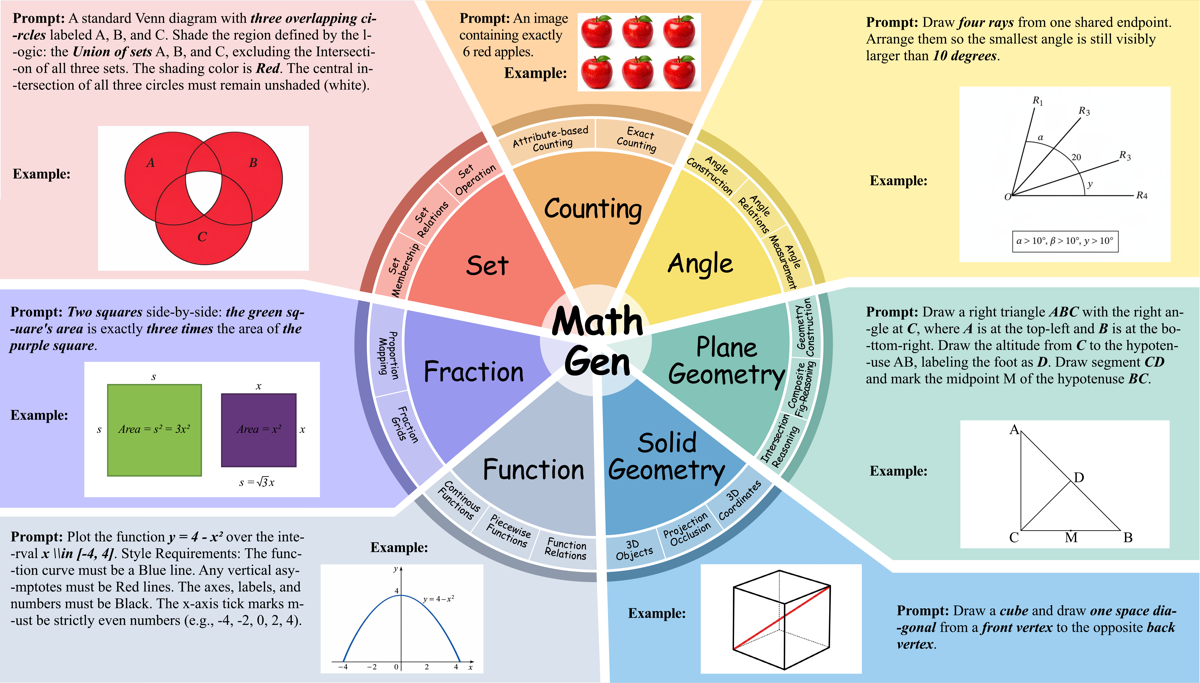
#> input picture assets/7domains.png, 1200 x 683 px
$ python open_scene_60.py --image ../../../assets/7domains.png
#> lines starting #> are read from the running program, lines starting #| are printed output that depends on the picture
### data/evaluate_script/open_scene/open_scene_common.py
import math
import re
from itertools import combinations
from typing import Dict, List, Tuple

import cv2
import numpy as np


def _read_image(image_path: str):
    img = cv2.imread(image_path)
    if img is None:
        return None, {"image_readable": False}, {}
    gray = cv2.cvtColor(img, cv2.COLOR_BGR2GRAY)
    ink = float((gray < 245).mean())
    return img, {"image_readable": True, "foreground_present": ink > 0.005}, {"ink_ratio": ink}


def _result(case_id: int, source_topic: str, criteria: Dict[str, bool], meta: Dict[str, object]):
    clean = {k: bool(v) for k, v in criteria.items()}
    return {
        "id": case_id,
        "source_topic": source_topic,
        "passed": all(clean.values()),
        "criteria": clean,
        "meta": meta,
    }


def _hsv_mask(img, color: str):
    hsv = cv2.cvtColor(img, cv2.COLOR_BGR2HSV)
    color = color.lower()
    if color == "red":
        return cv2.bitwise_or(
            cv2.inRange(hsv, np.array([0, 80, 50]), np.array([12, 255, 255])),
            cv2.inRange(hsv, np.array([168, 80, 50]), np.array([179, 255, 255])),
        )
    if color == "green":
        return cv2.inRange(hsv, np.array([35, 50, 40]), np.array([90, 255, 255]))
    if color == "blue":
        return cv2.inRange(hsv, np.array([90, 50, 40]), np.array([135, 255, 255]))
    if color == "yellow":
        return cv2.inRange(hsv, np.array([18, 70, 60]), np.array([38, 255, 255]))
    if color == "dark":
        gray = cv2.cvtColor(img, cv2.COLOR_BGR2GRAY)
        return cv2.threshold(gray, 130, 255, cv2.THRESH_BINARY_INV)[1]
    if color == "white":
        gray = cv2.cvtColor(img, cv2.COLOR_BGR2GRAY)
        return cv2.threshold(gray, 180, 255, cv2.THRESH_BINARY)[1]
    return np.zeros(img.shape[:2], dtype=np.uint8)


def _components(mask, img_shape, min_area_ratio=0.0004, max_area_ratio=0.20):
    mask = cv2.morphologyEx(mask, cv2.MORPH_OPEN, np.ones((3, 3), np.uint8))
    mask = cv2.morphologyEx(mask, cv2.MORPH_CLOSE, np.ones((5, 5), np.uint8))
    h, w = img_shape[:2]
    min_area = max(12, int(h * w * min_area_ratio))
    max_area = int(h * w * max_area_ratio)
    n, labels, stats, centroids = cv2.connectedComponentsWithStats(mask, connectivity=8)
    out = []
    for i in range(1, n):
        area = int(stats[i, cv2.CC_STAT_AREA])
        if area < min_area or area > max_area:
            continue
        x = int(stats[i, cv2.CC_STAT_LEFT])
        y = int(stats[i, cv2.CC_STAT_TOP])
        ww = int(stats[i, cv2.CC_STAT_WIDTH])
        hh = int(stats[i, cv2.CC_STAT_HEIGHT])
        cx, cy = centroids[i]
        out.append({"area": area, "bbox": (x, y, ww, hh), "center": (float(cx), float(cy))})
    return out


def _mask_ratio(mask) -> float:
    return float((mask > 0).mean()) if mask is not None and mask.size else 0.0


# [5 lines left out: function _largest_component_area_ratio, not called in this run]


def _line_count(gray):
    edges = cv2.Canny(gray, 60, 160)
    lines = cv2.HoughLinesP(edges, 1, np.pi / 180.0, 45, minLineLength=max(25, min(gray.shape) // 12), maxLineGap=10)
    return 0 if lines is None else int(lines.shape[0])


def _line_angle_cluster_count(gray, min_length_ratio=0.12, tol=12.0):
    min_dim = min(gray.shape)
    clusters = []
    for x1, y1, x2, y2 in _hough_lines(gray, threshold=45):
        if math.hypot(x2 - x1, y2 - y1) < min_dim * min_length_ratio:
            continue
        angle = math.degrees(math.atan2(y2 - y1, x2 - x1)) % 180.0
        for cluster in clusters:
            if min(abs(angle - cluster[0]), 180.0 - abs(angle - cluster[0])) <= tol:
                cluster.append(angle)
                break
        else:
            clusters.append([angle])
    return len(clusters)


def _long_line_count(gray, min_length_ratio=0.18):
    min_dim = min(gray.shape)
    return sum(
        1
        for x1, y1, x2, y2 in _hough_lines(gray, threshold=45)
        if math.hypot(x2 - x1, y2 - y1) >= min_dim * min_length_ratio
    )


# [23 lines left out: functions _parallel_line_pair_count, _line_angle_values, not called in this run]


def _has_horizontal_line(gray, min_length_ratio=0.16, tol=12.0):
    return any(min(a, 180.0 - a) <= tol for a in _line_angle_values(gray, min_length_ratio=min_length_ratio))


def _hough_lines(gray, threshold=45):
    edges = cv2.Canny(gray, 60, 160)
    lines = cv2.HoughLinesP(edges, 1, np.pi / 180.0, threshold, minLineLength=max(25, min(gray.shape) // 12), maxLineGap=10)
    if lines is None:
        return []
    return [tuple(map(float, item[0])) for item in lines]


def _angle_diff_deg(a: float, b: float) -> float:
    return abs((a - b + 180.0) % 360.0 - 180.0)


def _undirected_angle_diff_deg(a: float, b: float) -> float:
    return min(_angle_diff_deg(a, b), _angle_diff_deg(a + 180.0, b))


# [117 lines left out: functions _clock_hand_angles, _clock_expected_angle, _clock_hands_match, _chocolate_missing_count_plausible, _circle_count, _hough_circle_candidates and 1 more, not called in this run]


def _point_membership(point, circles):
    x, y = point
    return [i for i, (cx, cy, r) in enumerate(circles) if math.hypot(x - cx, y - cy) <= r * 0.92]


# [61 lines left out: functions _set_expected_total, _set_relation_matches, _parse_fraction, _blue_fill_fraction, not called in this run]


def _parse_exact_count(prompt: str):
    m = re.search(r"\bexactly\s+(\d+)\b", prompt, flags=re.I)
    return int(m.group(1)) if m else None


# [182 lines left out: functions _evaluate_counting, _evaluate_realistic_set, _evaluate_plane_geometry, _evaluate_clock_angle, _evaluate_fraction, not called in this run]


def _evaluate_function(img, target, criteria, meta):
    gray = cv2.cvtColor(img, cv2.COLOR_BGR2GRAY)
    lines = _line_count(gray)
    long_lines = _long_line_count(gray)
    angle_clusters = _line_angle_cluster_count(gray)
    blue = _components(_hsv_mask(img, "blue"), img.shape, min_area_ratio=0.001, max_area_ratio=0.50)
    dark = _components(_hsv_mask(img, "dark"), img.shape, min_area_ratio=0.001, max_area_ratio=0.60)
    function_shape = target.get("function_shape")
    criteria["function_shape_present"] = lines > 0 or len(blue) > 0 or len(dark) > 0
    if function_shape == "u_curve":
        criteria["real_function_scene_clean"] = len(dark) <= 1 and lines <= 55 and long_lines <= 18
        criteria["u_curve_strong_catenary_structure"] = lines >= 40 and long_lines >= 10 and angle_clusters >= 4
    else:
        criteria["real_function_scene_clean"] = lines <= 20 and meta.get("ink_ratio", 0.0) >= 0.80 and len(dark) <= 1
    if function_shape in {"parabola", "blue_cylinders"}:
        criteria["blue_curve_or_arc_present"] = len(blue) > 0
    if function_shape == "blue_cylinders":
        criteria["blue_cylinder_count_plausible"] = 3 <= len(blue) <= 6
    if function_shape in {"line", "ramp", "shelves", "steps", "stair", "zigzag", "z_shape"}:
        if function_shape in {"line", "ramp"}:
            criteria["linear_or_step_structure_present"] = 1 <= long_lines <= 16 and angle_clusters <= 3
        else:
            criteria["linear_or_step_structure_present"] = long_lines >= 3 and angle_clusters >= 1
        if meta.get("case_id") == 169:
            criteria["three_shelf_scene_strict"] = len(dark) >= 1 and long_lines >= 6
    if function_shape in {"u_curve", "s_curve", "spiral", "catenary", "arch"}:
        criteria["curved_dark_structure_present"] = (len(dark) > 0 or len(blue) > 0) and long_lines <= 18 and angle_clusters >= 1
        if meta.get("case_id") == 170:
            criteria["s_curve_scene_strict"] = lines >= 8 and long_lines >= 2
    meta.update({"line_count": lines, "long_line_count": long_lines, "line_angle_clusters": angle_clusters, "blue_components": len(blue), "dark_components": len(dark), "function_shape": function_shape})


# [40 lines left out: function _evaluate_solid_geometry, not called in this run]


def evaluate_real_set_case(image_path: str, case_id: int, prompt: str, source_topic: str, target: Dict[str, object]):
    img, criteria, meta = _read_image(image_path)
    if img is None:
        return _result(case_id, source_topic, criteria, meta)

    meta.update({"case_id": case_id})
    if source_topic == "counting":
        _evaluate_counting(img, target, criteria, meta)
    elif source_topic == "set":
        _evaluate_realistic_set(img, prompt, target, criteria, meta)
    elif source_topic == "plane_geometry":
        _evaluate_plane_geometry(img, prompt, target, criteria, meta)
    elif source_topic == "angle":
        _evaluate_clock_angle(img, target, criteria, meta)
    elif source_topic == "fraction":
        _evaluate_fraction(img, target, criteria, meta)
    elif source_topic == "function":
        _evaluate_function(img, target, criteria, meta)
    elif source_topic == "solid_geometry":
        _evaluate_solid_geometry(img, target, criteria, meta)
    else:
        criteria["known_source_topic"] = False

    meta.update({"case_id": case_id, "source_topic": source_topic, "target": target})
    return _result(case_id, source_topic, criteria, meta)

### data/evaluate_script/evaluator_utils.py
"""Shared utilities for MathGen deterministic evaluator scripts.

These helpers standardize evaluator I/O without changing task-level decisions.
Prompt-specific scripts should keep their mathematical logic local or in a
topic-level common module.
"""

from __future__ import annotations

import argparse
import importlib.util
import json
import os
import re
from pathlib import Path
from typing import Any, Callable, Mapping, Optional


# [4 lines left out: function parse_image_id, not called in this run]


def to_jsonable(value: Any) -> Any:
    """Convert common numpy/scipy scalar and array values to JSON-safe types."""
    if isinstance(value, Mapping):
        return {str(k): to_jsonable(v) for k, v in value.items()}
    if isinstance(value, (list, tuple)):
        return [to_jsonable(v) for v in value]
    if hasattr(value, "item"):
        try:
            return value.item()
        except Exception:
            pass
    if hasattr(value, "tolist"):
        try:
            return value.tolist()
        except Exception:
            pass
    return value


def make_report(passed: bool, criteria: Optional[Mapping[str, Any]] = None, meta: Optional[Mapping[str, Any]] = None) -> dict:
    """Create the canonical evaluator report dictionary."""
    clean_criteria = {str(k): bool(v) for k, v in (criteria or {}).items()}
    return {
        "passed": bool(passed),
        "criteria": clean_criteria,
        "meta": to_jsonable(dict(meta or {})),
    }


def normalize_report(report: Any) -> dict:
    """Normalize legacy bool/list/dict evaluator outputs to the report schema."""
    report = to_jsonable(report)
    if isinstance(report, dict):
        passed = bool(report.get("passed", False))
        criteria = report.get("criteria", {})
        meta = report.get("meta", {})
        extra = {k: v for k, v in report.items() if k not in {"passed", "criteria", "meta"}}
        if extra:
            meta = {**dict(meta or {}), **extra}
        return make_report(passed, criteria, meta)
    if isinstance(report, (list, tuple)) and report:
        return make_report(bool(report[0]), meta={"raw_report": report})
    return make_report(bool(report), meta={"raw_report": report})


def print_report(report: Any, *, indent: int = 2) -> None:
    """Print a normalized evaluator report as JSON."""
    print(json.dumps(normalize_report(report), ensure_ascii=False, indent=indent))


# [17 lines left out: functions load_sibling_module, run_simple_cli, not called in this run]

### data/evaluate_script/open_scene/open_scene_60.py
#!/usr/bin/env python3
from __future__ import annotations
import argparse
import json
import math
import os
import re
import sys
from pathlib import Path
from typing import Any, Dict, Iterable, List, Optional, Sequence, Tuple
import cv2
import numpy as np
sys.path.insert(0, str(Path(__file__).resolve().parent))
sys.path.insert(0, str(Path(__file__).resolve().parent.parent / 'plane'))
sys.path.insert(0, str(Path(__file__).resolve().parents[1]))
from evaluator_utils import print_report
from open_scene_common import *
import plane_common as _common
from plane_common import *
PROMPT_ID = 60
sys.path.insert(0, str(Path(__file__).resolve().parent))
CASE_ID = 178
SOURCE_TOPIC = 'function'
PROMPT = 'A strictly front-view, orthographic-style realistic photo of a plain white background. Show a single smooth spiral curve made of a single dark-gray line, starting from the center of the image and expanding outward in a clockwise direction for exactly two full rotations. The spiral spacing between each loop should be approximately equal. No other shapes, no grid lines, no text.'
TARGET = {'source_topic': 'function', 'expected_count': 2, 'target_color': 'gray', 'expected_circles': 0, 'expected_shapes': {}, 'relation': '', 'set_relation': '', 'minute_hand': None, 'hour_hand': None, 'target_fraction': None, 'object': '', 'function_shape': 'spiral', 'solids': []}

def evaluate(image_path: str):
    return evaluate_real_set_case(image_path, CASE_ID, PROMPT, SOURCE_TOPIC, TARGET)

def main() -> None:
    parser = argparse.ArgumentParser(description='Evaluate MathGen open_scene case 60.')
    parser.add_argument('--image', type=str, required=True, help='Path to the generated image.')
    args = parser.parse_args()
    print_report(evaluate(args.image))
#> in _read_image, img is the input picture: shape (683, 1200, 3); mean B, G, R 202.5, 206.5, 210.4
#> in _read_image, `gray = cv2.cvtColor(img, cv2.COLOR_BGR2GRAY)`:
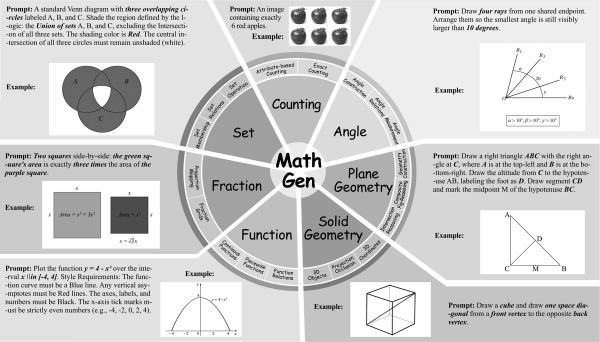
#> gray: shape (683, 1200) (shown at 1/2 size); min 0, max 255, mean 207.2
#> in _read_image, `ink = float((gray < 245).mean())`: ink = 0.796
#> in evaluate_real_set_case, `img, criteria, meta = _read_image(image_path)`: criteria = {'image_readable': True, 'foreground_present': True}; meta = {'ink_ratio': 0.796}
#> in _line_count, `edges = cv2.Canny(gray, 60, 160)`:
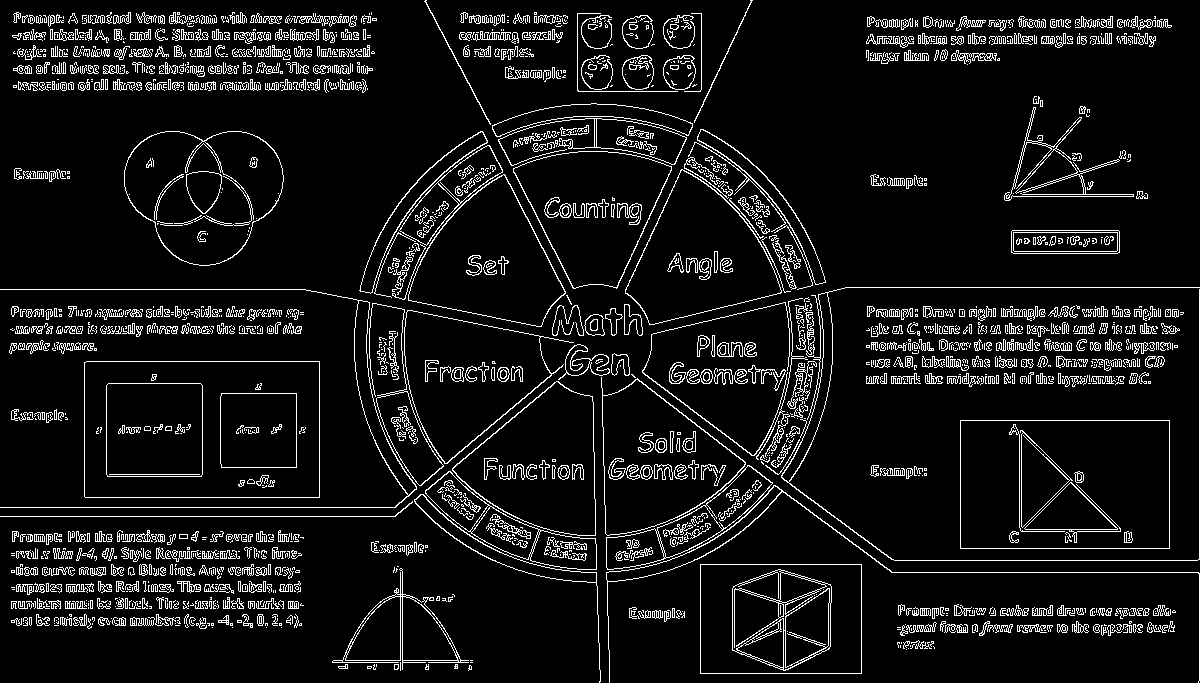
#> edges: shape (683, 1200); 8.1% white in thin lines or dots
#> in _line_count, `lines = cv2.HoughLinesP(edges, 1, np.pi / 180.0, 45, minLineLength=max..`: lines = 448 rows, first 6: [0, 516, 395, 516], [1199, 559, 1199, 287], [61, 39, 365, 34], [867, 22, 1167, 22], [18, 56, 369, 56], [12, 330, 300, 330]
#> in _evaluate_function, `lines = _line_count(gray)`: lines = 448
#> in _hough_lines, `lines = cv2.HoughLinesP(edges, 1, np.pi / 180.0, threshold, minLineLen..`: lines = 448 rows, first 6: [0, 516, 395, 516], [1199, 559, 1199, 287], [61, 39, 365, 34], [867, 22, 1167, 22], [18, 56, 369, 56], [12, 330, 300, 330]
#> in _evaluate_function, `long_lines = _long_line_count(gray)`: long_lines = 182
#> the loop in _line_angle_cluster_count, `for x1, y1, x2, y2 in _hough_lines(gray, threshold=45):` made 448 passes
#> (x1, y1, x2, y2, angle) on passes 1 to 3: (0, 516, 395, 516, 0), (1199, 559, 1199, 287, 90), (61, 39, 365, 34, 179.1)
#> after the loop in _line_angle_cluster_count, `for x1, y1, x2, y2 in _hough_lines(gray, threshold=45):`: cluster = [139.9, 140, 135, 132, 140, 135, 131.1, 135.9, 139.9, 135]; clusters = 8 items
#> in _evaluate_function, `angle_clusters = _line_angle_cluster_count(gray)`: angle_clusters = 8
#> in _components, `h, w = img_shape[:2]`: h = 683; w = 1200
#> in _components, `min_area = max(12, int(h * w * min_area_ratio))`: min_area = 819
#> in _components, `max_area = int(h * w * max_area_ratio)`: max_area = 409800
#> in _components, `n, labels, stats, centroids = cv2.connectedComponentsWithStats(mask, c..`: n = 3; stats = [[0, 0, 1200, 683, 671405], [0, 290, 551, 217, 70294], [602, 380, 598, 303, 77901]]; centroids = [[605.7, 308.9], [260, 382.7], [852.3, 580.4]]
#> the loop in _components, `for i in range(1, n):` made 2 passes
#> (area, x, y, ww, hh, cx, cy) on passes 1 to 2: (70294, 0, 290, 551, 217, 260, 382.7), (77901, 602, 380, 598, 303, 852.3, 580.4)
#> after the loop in _components, `for i in range(1, n):`: out = 2 items
#> call 2 of _components, with img_shape = (683, 1200, 3), min_area_ratio = 0.001, max_area_ratio = 0.6
#> in _components (call 2), `max_area = int(h * w * max_area_ratio)`: max_area = 491760
#> in _components (call 2), `n, labels, stats, centroids = cv2.connectedComponentsWithStats(mask, c..`:
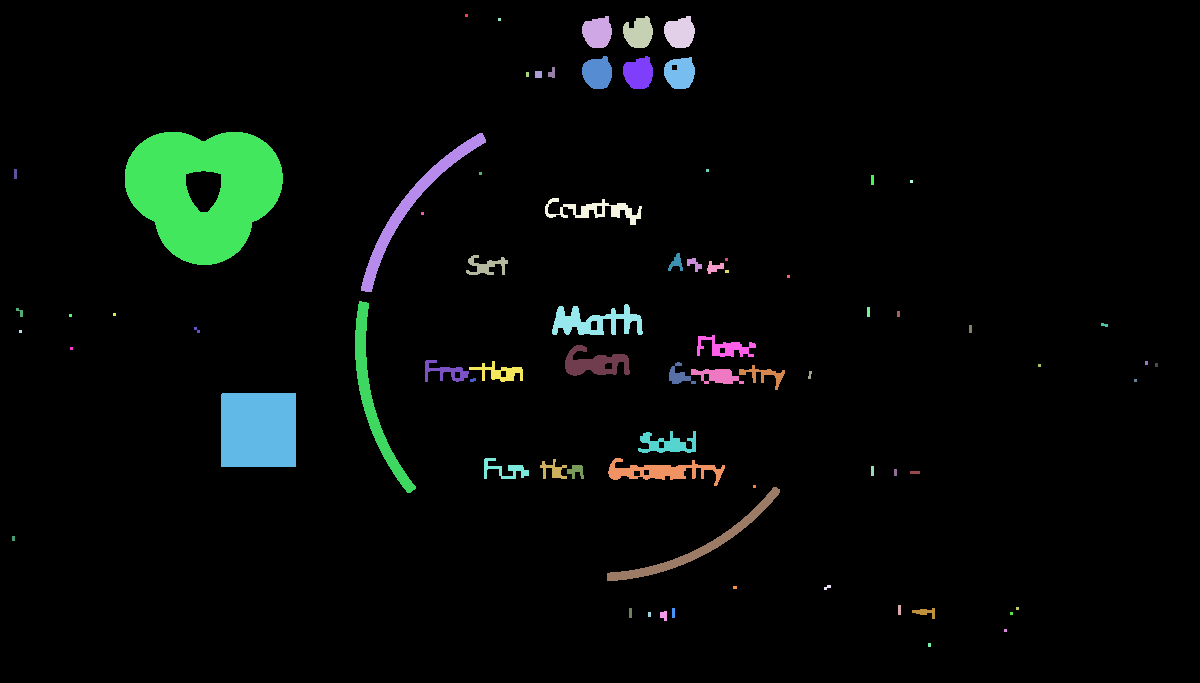
#> labels: shape (683, 1200) int32; 77 distinct labels, from 0 to 76; one colour per label, 0 black
#> in _components (call 2), `n, labels, stats, centroids = cv2.connectedComponentsWithStats(mask, c..`: n = 77; stats = 77 rows, first 6: [0, 0, 1200, 683, 778620], [465, 14, 3, 3, 9], [582, 16, 30, 32, 742], [623, 16, 30, 32, 699], [664, 16, 31, 32, 754], [498, 18, 3, 3, 9]; centroids = 77 pairs, first value 13 to 1156, second value 15 to 644.5
#> the loop in _components (call 2), `for i in range(1, n):` made 76 passes
#> area on passes 2, 3, 4, 6: 742, 699, 754, 769
#> after the loop in _components (call 2), `for i in range(1, n):`: out = 9 items
#> in _result, `clean = {k: bool(v) for k, v in criteria.items()}`: clean = {'image_readable': True, 'foreground_present': True, 'function_shape_present': True, 'real_function_scene_clean': False, 'curved_dark_structure_present': False}
#> in normalize_report, `report = to_jsonable(report)`: report = 5 items
#> in normalize_report, `passed = bool(report.get("passed", False))`: passed = False
#> in normalize_report, `criteria = report.get("criteria", {})`: criteria has the same summary as clean in _result
#> in normalize_report, `meta = report.get("meta", {})`: meta = 10 items
#> in normalize_report, `extra = {k: v for k, v in report.items() if k not in {"passed", "crite..`: extra = {'id': 178, 'source_topic': 'function'}
#> in make_report, `clean_criteria = {str(k): bool(v) for k, v in (criteria or {}).items()}`: clean_criteria has the same summary as clean in _result
#> (printed output is left out)
if __name__ == '__main__':
    main()
